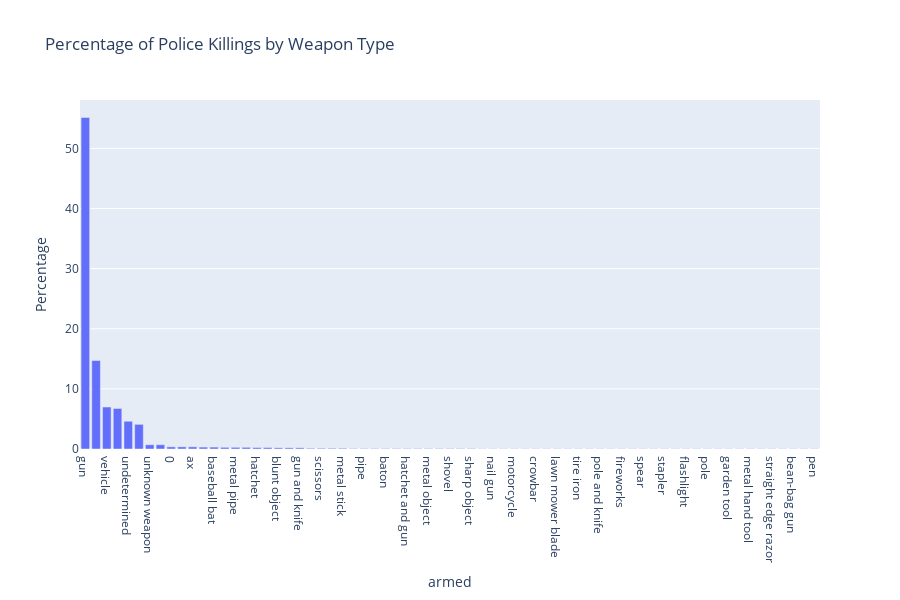

Here is the notebook cell this chart was saved with:
### Markdown cell above
# Were People Armed?

In what percentage of police killings were people armed? Create chart that show what kind of weapon (if any) the deceased was carrying. How many of the people killed by police were armed with guns versus unarmed?

### Code cell
# Calculate the percentage of people armed
armed_counts = df_fatalities["armed"].value_counts(normalize=True) * 100

# Create a bar chart showing the type of weapon the deceased was carrying
fig = px.bar(
    armed_counts,
    x=armed_counts.index,
    y=armed_counts.values,
    title="Percentage of Police Killings by Weapon Type",
    labels={"index": "Weapon Type", "y": "Percentage"},
    height=600,
)

fig.show()

### Figure 1 — Plotly figure (JSON) as saved in the notebook; plotly's stock layout.template omitted (floating-point values rounded to 4 significant figures)
{"data": [{"alignmentgroup": "True", "hovertemplate": "armed=%{x}<br>Percentage=%{y}<extra></extra>", "legendgroup": "", "marker": {"color": "#636efa", "pattern": {"shape": ""}}, "name": "", "offsetgroup": "", "orientation": "v", "showlegend": false, "textposition": "auto", "type": "bar", "x": ["gun", "knife", "vehicle", "unarmed", "undetermined", "toy weapon", "unknown weapon", "machete", 0, "Taser", "ax", "sword", "baseball bat", "hammer", "metal pipe", "box cutter", "hatchet", "crossbow", "blunt object", "screwdriver", "gun and knife", "guns and explosives", "scissors", "rock", "metal stick", "brick", "pipe", "chain saw", "baton", "piece of wood", "hatchet and gun", "beer bottle", "metal object", "metal pole", "shovel", "meat cleaver", "sharp object", "bayonet", "nail gun", "glass shard", "motorcycle", "metal rake", "crowbar", "contractor's level", "lawn mower blade", "machete and gun", "tire iron", "air conditioner", "pole and knife", "baseball bat and bottle", "fireworks", "oar", "spear", "pitchfork", "stapler", "flagpole", "flashlight", "pick-axe", "pole", "cordless drill", "garden tool", "hand torch", "metal hand tool", "carjack", "straight edge razor", "baseball bat and fireplace poker", "bean-bag gun", "chain", "pen"], "xaxis": "x", "y": [55.15, 14.71, 6.982, 6.746, 4.615, 4.103, 0.7101, 0.7101, 0.355, 0.355, 0.355, 0.3156, 0.3156, 0.2761, 0.2761, 0.2761, 0.2367, 0.2367, 0.1972, 0.1972, 0.1972, 0.1183, 0.1183, 0.1183, 0.1183, 0.0789, 0.0789, 0.0789, 0.0789, 0.0789, 0.0789, 0.0789, 0.0789, 0.0789, 0.0789, 0.0789, 0.0789, 0.03945, 0.03945, 0.03945, 0.03945, 0.03945, 0.03945, 0.03945, 0.03945, 0.03945, 0.03945, 0.03945, 0.03945, 0.03945, 0.03945, 0.03945, 0.03945, 0.03945, 0.03945, 0.03945, 0.03945, 0.03945, 0.03945, 0.03945, 0.03945, 0.03945, 0.03945, 0.03945, 0.03945, 0.03945, 0.03945, 0.03945, 0.03945], "yaxis": "y"}], "layout": {"barmode": "relative", "height": 600, "legend": {"tracegroupgap": 0}, "title": {"text": "Percentage of Police Killings by Weapon Type"}, "xaxis": {"anchor": "y", "domain": [0, 1], "title": {"text": "armed"}}, "yaxis": {"anchor": "x", "domain": [0, 1], "title": {"text": "Percentage"}}}}
